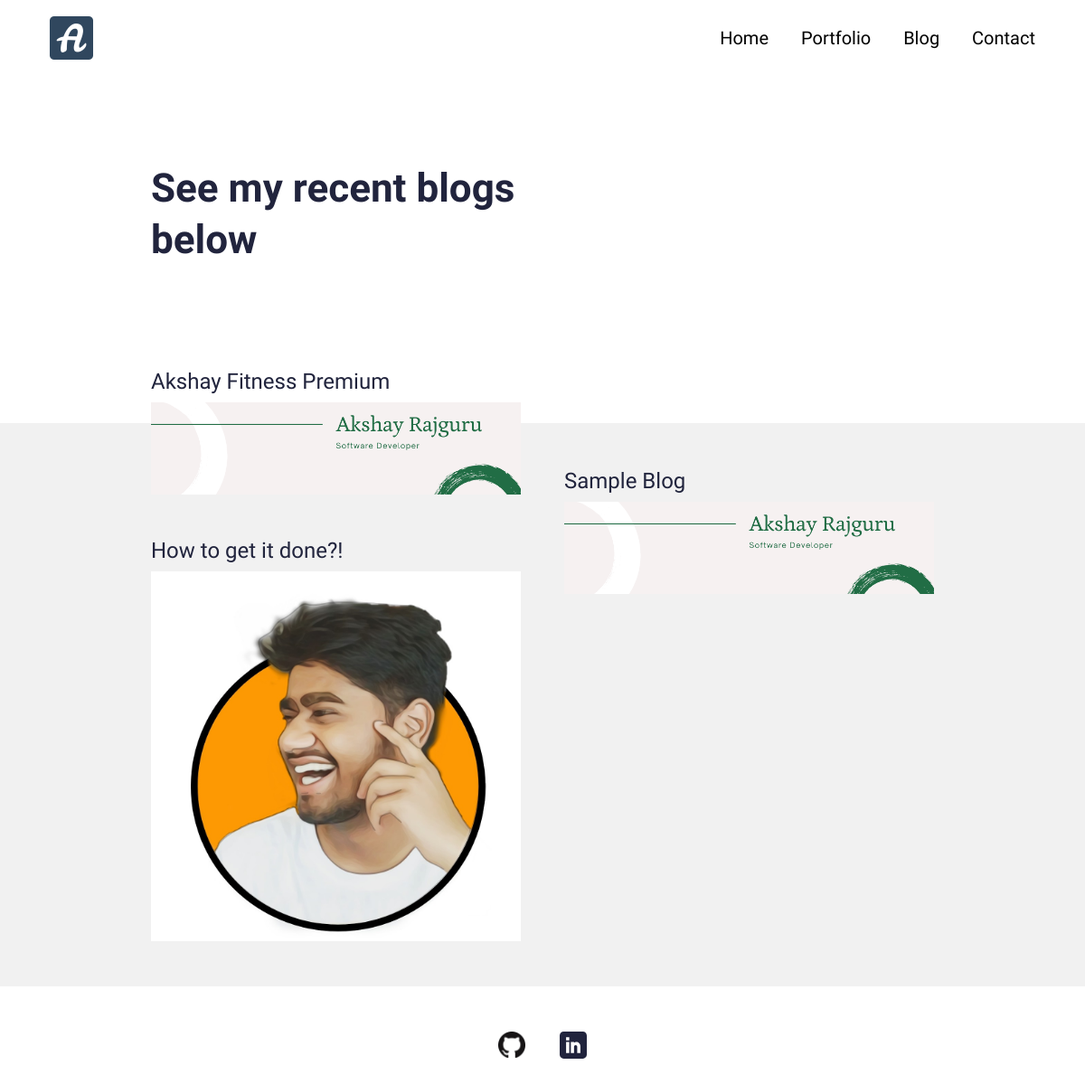
/blog/, run on an earlier commit of the app's database.
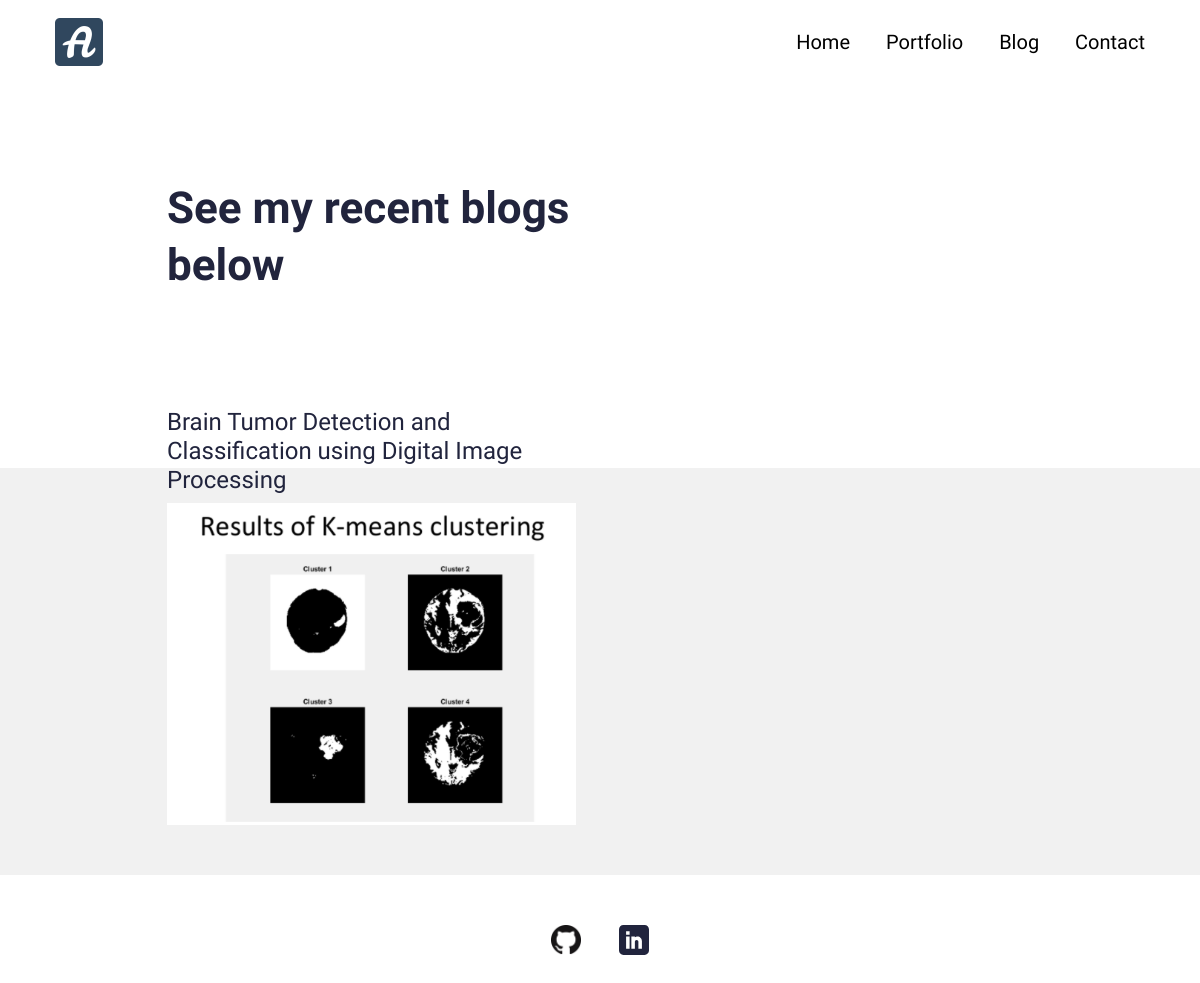
And on a later commit of the database.
### resumeapp/models.py (models this page shows, shortened)
class Blog(models.Model):
    class Meta:
        verbose_name_plural = 'Blog Profiles'
        verbose_name = 'Blog'
        ordering = ["timestamp"]
    timestamp = models.DateTimeField(auto_now_add=True)
    author = models.CharField(max_length=200, blank=True, null=True)
    name = models.CharField(max_length=200, blank=True, null=True)
    description = models.CharField(max_length=500, blank=True, null=True)
    body = RichTextField(blank=True, null=True)
    slug = models.SlugField(null=True, blank=True)
    image = models.ImageField(blank=True, null=True, upload_to="blog")
    is_active = models.BooleanField(default=True)

### resumeapp/views.py (the view)
# urls.py: path('blog/', views.BlogView.as_view(), name="blogs"),
class BlogView(generic.ListView):
	model = Blog
	template_name = "main/blog.html"
	paginate_by = 10
	def get_queryset(self):
		return super().get_queryset().filter(is_active=True)

### resumeproj/context_processors.py (called while the page is built)
def project_context(request):
	context = {
		'me': User.objects.first(),
	}
	return context

### resumeapp/templates/main/blog.html (shortened to what this page needs)
{% extends 'main/base.html' %}
{% load static %}
{% block content %}
<section>
  <div class="innerPageBannerCol">
    <div class="container">
      <div class="row g-4 g-md-3  align-items-center">
        <div class="col-md-6">
          <div class="bannerContent">
            <h1 class="xlTitle pb-md-3">See my recent blogs below</h1>
          </div>
        </div>
      </div>
    </div>
  </div>
</section>
<section>
  <div class="lightBg">
    <div class="container">
      <div class="portfolioContentMain">
        <div class="row g-3 g-md-4 g-lg-5 portfolioRow">
          {% for obj in object_list %}
          <div class="col-md-6 pColMain">
            <div class="pCol">
              <a href="{% url 'resumeapp:blog' slug=obj.slug %}" >
                <h4>{{ obj.name }}</h4>
                <img src="{{obj.image.url}}" alt="..." class="pImg">
              </a>
            </div>
          </div>
          {% endfor %}
        </div>
      </div>
    </div>
  </div>
</section>
{%endblock%}

What changed in the data, as far as the page shows it:
removed Blog: name "Akshay Fitness Premium", image (picture)
removed Blog: name "Sample Blog", image (picture)
removed Blog: name "How to get it done?!", image (picture)
added Blog: name "Brain Tumor Detection and Classification using Digital Image Processing", image (picture)
